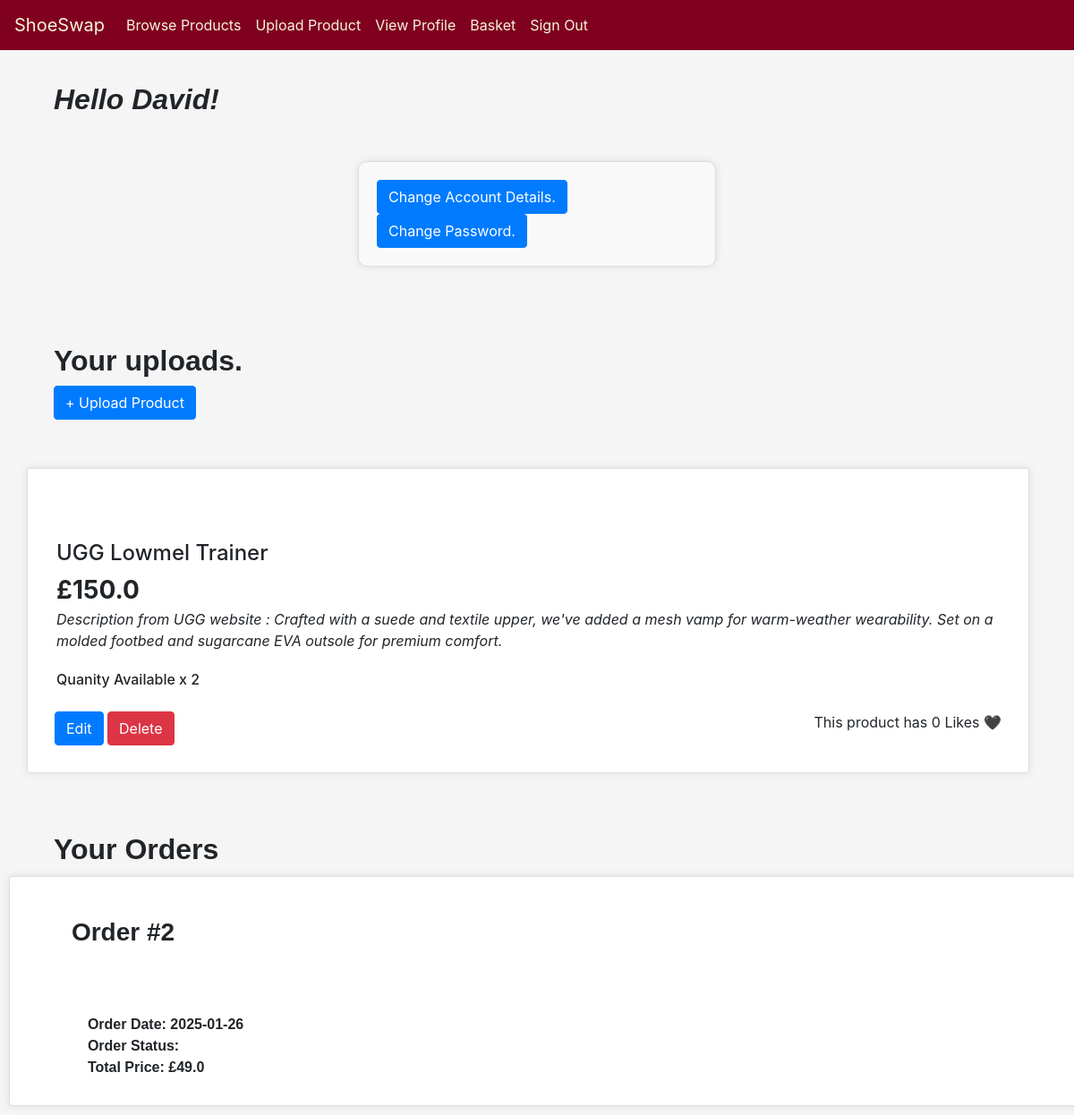
Screenshot of /profile (signed in) with the database file from the repository.
### app/models.py (models this page shows)
class Customers(UserMixin, db.Model):
    __tablename__='Customers'
    id = db.Column(db.Integer, primary_key=True)
    first_name = db.Column(db.String(30), nullable=False)
    last_name = db.Column(db.String(30), nullable=False)
    email = db.Column(db.String(100), unique=True, nullable=False)
    password = db.Column(db.String(200), nullable=False)

class Products(db.Model):
    __tablename__='Products'
    id = db.Column(db.Integer, primary_key=True)
    owner_id = db.Column(db.Integer, db.ForeignKey('Customers.id'), nullable=False)
    product_name = db.Column(db.String(100), nullable=False)
    description = db.Column(db.String(1000), nullable=False)
    price = db.Column(db.Float, nullable=False)
    quantity_available = db.Column(db.Integer, nullable=False)
    category = db.Column(db.String(30), nullable=False, index=True)
    size = db.Column(db.String(5), nullable=False)
    likes = db.Column(db.Integer, default=0)

class CustomerOrders(db.Model):
    __tablename__='Customerorders'
    id = db.Column(db.Integer, primary_key=True)
    customer_id = db.Column(db.Integer, db.ForeignKey('Customers.id'), nullable=False)
    order_date = db.Column(db.String, nullable=False)
    shipping_address_id = db.Column(db.Integer, db.ForeignKey('Addresses.id'), nullable=False)
    total_price = db.Column(db.Float, nullable=False)
    order_complete = db.Column(db.Boolean, default=False)

### app/views.py (the view)
@app.route("/profile")
@login_required
def profile():
     user_products = Products.query.filter_by(owner_id=current_user.id).all()
     user_orders = CustomerOrders.query.filter_by(customer_id=current_user.id).all()
     form = EditPasswordForm()
     return render_template('profile.html', title="Your Profile", user=current_user, products=user_products, userorders=user_orders, changepassword=False, form=form)

### app/views.py (called while the page is built)
@login_manager.user_loader
def load_user(id):
    return Customers.query.get(int(id))

### app/templates/profile.html (shortened to what this page needs)
{% extends "base.html" %}
 {% block content %}
    <h2 class="info"><i>Hello {{ user.first_name }}!</i></h2>
        <div class="user-attributes">
            <form action="" method="POST" id="login-signup">
            {% if changepassword == True %}
                <p>
                    <label>Old Password:
                    {{ form.old_password }}</label><br>
                </p>
                <p>
                    <label>New Password:
                    {{ form.new_password }}</label><br>
                </p>
                <p>
                    <label>
                    {{ form.submit }}</label>
                    <a class="btn btn-danger" href="{{ url_for('profile') }}">Cancel</a>
                </p>
            </form>
            {% else %}
                <a class="btn btn-primary" href="{{ url_for('editaccount', id=user.id) }}">Change Account Details.</a>
                <a class="btn btn-primary" href="{{ url_for('editpassword', id=user.id) }}">Change Password.</a>
            {% endif %}
        </div>
        {% if changepassword == False %}
            <h2 class="info">Your uploads.</h2>
            <div class="filters">
            <a class="btn btn-primary" href="{{ url_for('add') }} ">+ Upload Product</a>
            </div>
                {% if products.__len__() > 0 %}
                <div class="product-cards-container">
                        {% for p in products %}
                            <div class="card product-card">
                                <div class="card-body">
                                    <br><br>
                                    <h4 class="details title card-title fw-bold ">{{ p.product_name }} </h4>
                                    <h3 class="details card-subtitle fw-dark"><strong>£{{ p.price }}</strong></h3>
                                    <div class="details card-text fw-lighter"><i>{{ p.description }}</i> </div>
                                    <br>
                                    <h6 class="details card-subtitle fw-light">Quanity Available x {{ p.quantity_available }}</h6>
                                    <br>
                                    <a class="like-controls" id="likes-{{p.id}}"> This product has {{p.likes}} Likes 🖤 </a>
                                    <div class="controls">
                                        <a class="btn btn-primary" href="{{ url_for('edit', id=p.id) }}">Edit</a>
                                        <a class="btn btn-danger" href="{{ url_for('delete', id=p.id)}}">Delete</a>
                                    </div>
                                </div>
                            </div>
                        {% endfor %}
                </div>
                {% else %}
                    <p class="danger info">You have uploaded no products.</p>
                {% endif %}
            <h2 class="info">Your Orders</h2>
            {% if userorders.__len__() > 0 %}
                {% for uo in userorders %}
                    <div class="card">
                        <div class="card-title">
                            <h3 class="info">Order #{{ uo.id }}</h3>
                        </div>
                        <div class="card-body">
                            <div class="info">
                                Order Date: {{ uo.order_date }}<br>
                                Order Status: {{ uo.status }}<br>
                                Total Price: £{{ uo.total_price }}<br>
                            </div>
                         </div>
                    </div>
                {% endfor %}
            {% else %}
                <p class="emptymessage">You have no orders.</p>
                <div class="filters">
                <a class="btn btn-primary" href="{{ url_for('viewbasket') }} ">Go to Basket</a>
                    </div>
                {% endif %}
            {% endif %}
{% endblock %}

### app/static/base_styles.css (style rules this page uses)
html body { min-width: 480px; width:100%; background-color: whitesmoke; }
.info { padding-top: 3%; padding-left: 5%; font-family:'Gill Sans', 'Gill Sans MT', Calibri, 'Trebuchet MS', sans-serif; font-weight: bolder; }
@media only screen and (min-width: 300px) and (min-width: 700px) { .product-cards-container { display: grid; grid-template-columns: repeat(2, 1fr); grid-template-columns: auto auto; gap: 20px; margin: 20px; } }
.card { border: 1px solid #ddd; border-radius: 10px; padding: 10px; background-color: #fff; box-shadow: 0 0 10px rgba(0, 0, 0, 0.1); margin: 10px; width: 100%; }
.details { padding: 2px; }
.title { text-decoration:double; }
#login-signup { width: 100%; padding: 5%; max-width: 400px; margin: 50px auto; padding: 20px; border: 1px solid #ddd; border-radius: 10px; background-color: #f9f9f9; box-shadow: 0 0 10px rgba(0, 0, 0, 0.1); }

### rows the page displays
Customers: first_name "David"
Products: product_name "UGG Lowmel Trainer", price "150.0", description "Description from UGG website : Crafted with a suede and textile upper, we've added a mesh vamp for warm-weather wearability. Set on a molded footbed and sugarcane EVA outsole for premium comfort.", quantity_available "2", likes "0"
CustomerOrders: id "2", order_date "2025-01-26", total_price "49.0"
